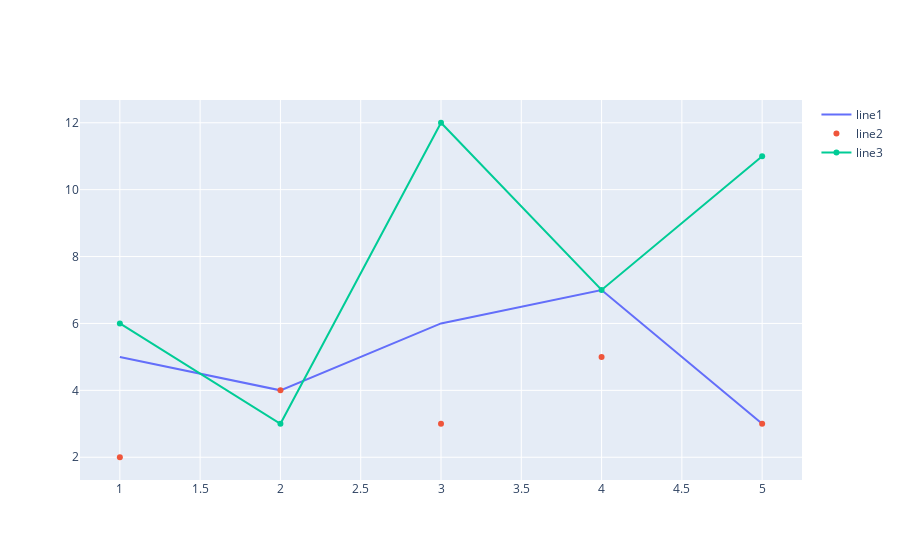

Notebook cell for this chart:
### Code cell
fig=go.Figure()
fig.add_trace(go.Scatter(x=x1,y=y1,name="line1",mode="lines"))
fig.add_trace(go.Scatter(x=x2,y=y2,name="line2",mode="markers"))
fig.add_trace(go.Scatter(x=x3,y=y3,name="line3",mode="lines+markers"))
fig.show()

### Figure 1 — Plotly figure (JSON) as saved in the notebook; plotly's stock layout.template omitted (floating-point values rounded to 4 significant figures)
{"data": [{"mode": "lines", "name": "line1", "type": "scatter", "x": [1, 2, 3, 4, 5], "y": [5, 4, 6, 7, 3]}, {"mode": "markers", "name": "line2", "type": "scatter", "x": [1, 2, 3, 4, 5], "y": [2, 4, 3, 5, 3]}, {"mode": "lines+markers", "name": "line3", "type": "scatter", "x": [1, 2, 3, 4, 5], "y": [6, 3, 12, 7, 11]}], "layout": {"autosize": true, "xaxis": {"autorange": true, "range": [0.7578, 5.242], "type": "linear"}, "yaxis": {"autorange": true, "range": [1.175, 12.83], "type": "linear"}}}
